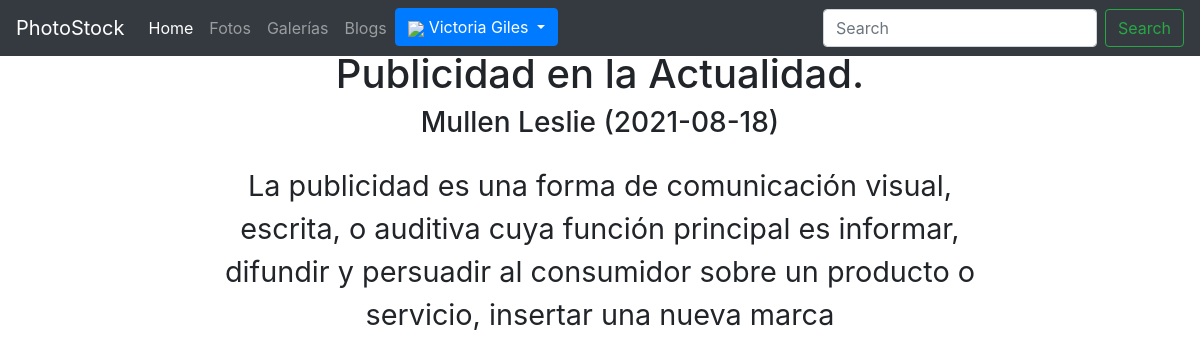
/blog.php?id_blog=36 (signed in), run on the app's committed database.
### tables this page shows
CREATE TABLE blogs(
    id_blog BIGINT PRIMARY KEY AUTO_INCREMENT,
    id_usuario BIGINT NOT NULL,
    fecha_blog DATE NOT NULL DEFAULT CURRENT_DATE,
    nombre_blog VARCHAR(50) NOT NULL,
    contenido TEXT NOT NULL,
    id_foto BIGINT NULL,
    FOREIGN KEY (id_usuario) REFERENCES usuarios(id_usuario),
    FOREIGN KEY (id_foto) REFERENCES fotos(id_foto)
    );

CREATE TABLE usuarios(
    id_usuario BIGINT PRIMARY KEY AUTO_INCREMENT,
    username VARCHAR(50) UNIQUE NOT NULL,
    password VARCHAR(250) NOT NULL,
    nombres VARCHAR(100) NOT NULL,
    apellidos VARCHAR(100)NOT NULL,
    nacimiento DATE NOT NULL,
    direccion TEXT NOT NULL,
    sobre_mi TEXT NULL,
    foto TEXT NULL
    );

### controladores/obtener_blog.php (called while the page is built, shortened)
<?php
if (isset($_GET["id_blog"])){
    $id_blog = $_GET["id_blog"];
    $sql = "CALL obtener_blog($id_blog);";
    include_once "conexion.php";
    $result = mysqli_query($conexion, $sql);
    if (mysqli_num_rows($result) > 0) {
        while($row = mysqli_fetch_assoc($result)) {
            $titulo = $row['nombre_blog'];
            $apellidos = $row['apellidos'];
            $nombres = $row['nombres'];
            $contenido = $row['contenido'];
            $autor = "$apellidos $nombres";
            $fecha = $row['fecha_blog'];
            ?>
        <?php }
        }else echo "No se han encontrado resultados";
}else{?>
    <h1>Parece que te has perdido </h1>
    <h1><a href="index.php">Volver al home </a></h1>
<?php
die();
}
?>

### blog.php (the view, shortened to what this page needs)
<!DOCTYPE html>
<html lang="en">
<head>
    <link rel="stylesheet" href="assets/css/blog.css">
</head>
<body>
    <div class="custom-main">
    <?php
    include "templates/header.php";
    include "controladores/obtener_blog.php";
    ?>
    <h1 class="titulo"><?php echo $titulo; ?></h1>
    <h3 class="autor"><?php echo "$autor ($fecha)"; ?></h3>
    <p class="contenido">
        <?php echo $contenido; ?>
    </p>
    </div>
</body>
</html>

### assets/css/blog.css (style rules this page uses)
.custom-main, p { text-align: center; align-items: center; margin: 0 auto; }
h1 { color : black; font-size: 5rem; }
h3 { font-family:sans-serif; }
p { padding-top: 1rem; font-size: 1.8rem; max-width:800px; }

### assets/css/main.css (style rules this page uses)
.custom-main { padding-top:50px }

### data on the page
blogs: nombre_blog "Publicidad en la Actualidad.", id_usuario.nombres "Mullen Leslie", fecha_blog "2021-08-18", contenido "La publicidad es una forma de comunicación visual, escrita, o auditiva cuya función principal es informar, difundir y persuadir al consumidor sobre un producto o servicio, insertar una nueva marca"

### other printed values
$_SESSION ['nombres'] "Victoria"
$_SESSION['apellidos'] "Giles"
